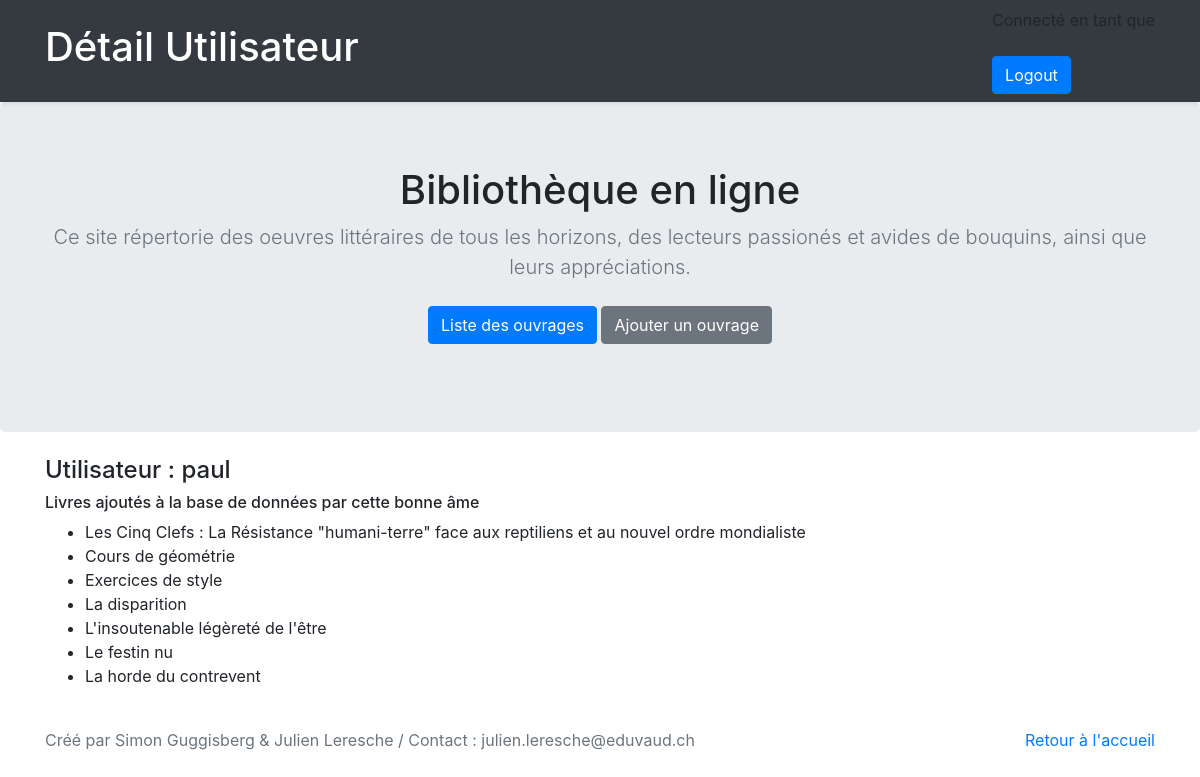
The page /controller/userDetail.php?idUser=1 (signed in) on the database its author committed.
### tables this page shows
CREATE TABLE `t_user` (
  `idUser` int(11) NOT NULL,
  `usePseudo` varchar(50) NOT NULL,
  `usePassword` varchar(200) NOT NULL
);

CREATE TABLE `t_book` (
  `idBook` int(11) NOT NULL,
  `booTitle` varchar(200) NOT NULL,
  `booNbrPages` int(11) NOT NULL,
  `booExcerptLink` varchar(50) NOT NULL,
  `booSummary` varchar(200) NOT NULL,
  `booYearEdited` int(11) NOT NULL,
  `booAverageNotes` float NOT NULL,
  `booCoverLink` varchar(50) NOT NULL,
  `idAuthor` int(11) NOT NULL,
  `idUser` int(11) NOT NULL,
  `idEditor` int(11) NOT NULL,
  `idCategory` int(11) NOT NULL
);

### model/database.php (called while the page is built, shortened)
<?php
class Database
{
    private $connector;
    public function __construct()
    {
        try {
            $host = $GLOBALS['database']['host'];
            $dbname = $GLOBALS['database']['dbname'];
            $charset = $GLOBALS['database']['charset'];
            $username = $GLOBALS['database']['username'];
            $password = $GLOBALS['database']['password'];
            $this->connector = new PDO('mysql:host=' . $host . ';dbname=' . $dbname . ';charset=' . $charset . '', $username, $password);
        } catch (PDOException $e) {
            die('Erreur : ' . $e->getMessage());
        }
    }
    private function querySimpleExecute($query)
    {
        $req = $this->connector->query($query);
        return $req;
    }
    private function formatData($req)
    {
        return $req->fetchALL(PDO::FETCH_ASSOC);
    }
    function getUsernameByUserId($userId): string
    {
        $req = $this->querySimpleExecute("select usePseudo from t_user where idUser = $userId");
        $result = $this->formatData($req)[0]['usePseudo'];
        return $result;
    }
    function getBooksByUserId(int $userId): array
    {
        $req = $this->querySimpleExecute("select * from t_book where idUser = $userId");
        $result = $this->formatData($req);
        return $result;
    }
}

### controller/userDetail.php (the view, shortened to what this page needs)
<?php
include_once 'functions.php';
include_once '../model/Database.php';
$database = new Database();
if(isset($_SESSION['isConnected']))
{
    if (key_exists('idUser', $_GET)) {
        echo '<div class="container"><br>
                    <h4>Utilisateur : ' . $database->getUsernameByUserId($_GET['idUser']) . '</h4>
                    <h6>Livres ajoutés à la base de données par cette bonne âme</h6>
                    <ul>';
        $books = $database->getBooksByUserId($_GET['idUser']);
        foreach ($books as $book) {
            echo '<li>' . $book['booTitle'] . '</li>';
        }
        echo '</ul><br></div>';
    }
} else {
    $view = file_get_contents('../view/page/forbiddenAccessMessage.html');
    ob_start();
    eval('?>' . $view);
    echo ob_get_clean();
}

### rows shown on the page
t_user: usePseudo "paul"
t_book: booTitle "Les Cinq Clefs : La Résistance \"humani-terre\" face aux reptiliens et au nouvel ordre mondialiste"
t_book: booTitle "Cours de géométrie"
t_book: booTitle "Exercices de style"
t_book: booTitle "La disparition"
t_book: booTitle "L'insoutenable légèreté de l'être"
t_book: booTitle "Le festin nu"
t_book: booTitle "La horde du contrevent"
